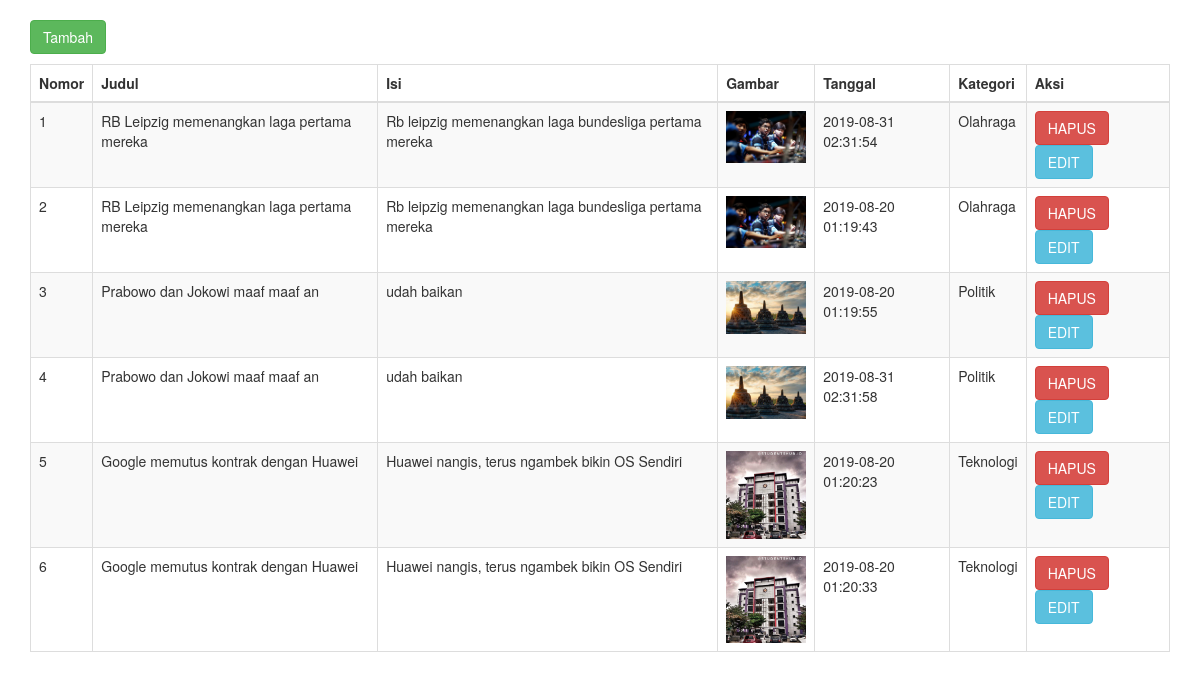
The page / on the database its author committed.
### tables this page shows
CREATE TABLE `berita` (
  `id_berita` int(11) NOT NULL,
  `judul_berita` varchar(50) NOT NULL,
  `isi_berita` varchar(300) NOT NULL,
  `gambar` varchar(250) NOT NULL,
  `tgl_berita` timestamp NOT NULL DEFAULT current_timestamp() ON UPDATE current_timestamp(),
  `kategori_berita` varchar(50) NOT NULL,
  `viewer_berita` int(11) NOT NULL,
  `berita_utama` int(11) NOT NULL
);

### application/controllers/Berita.php (called while the page is built, shortened)
<?php
class Berita extends Ci_Controller{
	function index() {
        $this->load->view('berita_v');
    }
}

### index.php (called while the page is built, shortened)
<?php
require_once BASEPATH.'core/CodeIgniter.php';

### application/models/Model_m.php (called while the page is built, shortened)
<?php
class Model_m extends CI_Model
{
    function select_database(){
        return $this->db->query("select * from berita")->result();
    }
}

### application/views/berita_v.php (the view, shortened to what this page needs)
<!DOCTYPE html>
<html>
<head>
	<link rel="stylesheet" href="https://maxcdn.bootstrapcdn.com/bootstrap/3.3.7/css/bootstrap.min.css">
</head>
<body>
<div class="container">
	<br>
	<p><a class="btn btn-success" href="<?php echo site_url('Berita/form'); ?>"><i class="fa fa-plus"></i> Tambah</a></p>
	<table id="datatables-example" class="table table-striped table-bordered" width="100%" cellspacing="0">
		<thead>
			<tr>
				<th>Nomor
				<th>Judul
				<th>Isi
				<th>Gambar
				<th>Tanggal
				<th>Kategori
				<th>Aksi </th>
			</tr>
		</thead>
		<tbody>
			<?php
			$berita= $this->Model_m->select_database();
			$no=1;
			foreach ($berita as $row) {
				?>
					<tr>
						<td> <?php echo $no++; ?>
						<td> <?php echo $row->judul_berita; ?>
						<td> <?php echo $row->isi_berita; ?>
						<td> <img src="<?php echo base_url(); ?>assets/gambar/<?php echo $row->gambar; ?>" style="width: 80px">
						<td> <?php echo $row->tgl_berita; ?> </td>
						<td> <?php echo $row->kategori_berita; ?> </td>
						<td> <a class="btn btn-danger" href="<?php echo site_url('Berita/delete/'. $row->id_berita); ?>"
							 onclick=" return confirm('Apakah anda yakin akan menhapus data?')"> HAPUS </a>
							 <a class="btn btn-info" href="<?php echo site_url('Berita/edit/'. $row->id_berita); ?>"> EDIT </a>
						</td>
					</tr>
				<?php
			}
			?>
		</tbody>
	</table>
</div>
</body>
</html>

### rows shown on the page
berita: judul_berita "RB Leipzig memenangkan laga pertama mereka", isi_berita "Rb leipzig memenangkan laga bundesliga pertama mereka", gambar (picture), tgl_berita "2019-08-31 02:31:54", kategori_berita "Olahraga"
berita: judul_berita "RB Leipzig memenangkan laga pertama mereka", isi_berita "Rb leipzig memenangkan laga bundesliga pertama mereka", gambar (picture), tgl_berita "2019-08-20 01:19:43", kategori_berita "Olahraga"
berita: judul_berita "Prabowo dan Jokowi maaf maaf an", isi_berita "udah baikan", gambar (picture), tgl_berita "2019-08-20 01:19:55", kategori_berita "Politik"
berita: judul_berita "Prabowo dan Jokowi maaf maaf an", isi_berita "udah baikan", gambar (picture), tgl_berita "2019-08-31 02:31:58", kategori_berita "Politik"
berita: judul_berita "Google memutus kontrak dengan Huawei", isi_berita "Huawei nangis, terus ngambek bikin OS Sendiri", gambar (picture), tgl_berita "2019-08-20 01:20:23", kategori_berita "Teknologi"
berita: judul_berita "Google memutus kontrak dengan Huawei", isi_berita "Huawei nangis, terus ngambek bikin OS Sendiri", gambar (picture), tgl_berita "2019-08-20 01:20:33", kategori_berita "Teknologi"
